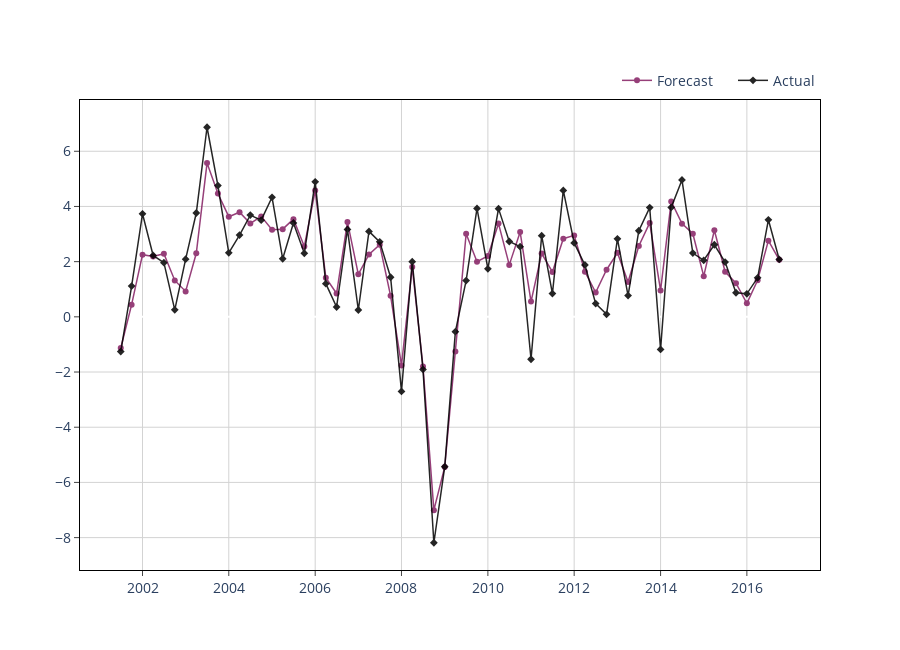

Source (notebook cell):
### Code cell
from sklearn.linear_model import ElasticNet
from sklearn.model_selection import GridSearchCV

# model = ElasticNet()

param_grid = {
    'alpha': [0.0001, 0.001, 0.01, 0.1, 1.0],  # Regularization strength
    'l1_ratio': [0, 0.1, 0.3, 0.5, 0.7, 0.9, 1.0]  # The balance between L1 and L2 regularization (Lasso and Ridge)
}

grid_search = GridSearchCV(estimator=ElasticNet(random_state=42), param_grid=param_grid, cv=5, scoring='neg_mean_squared_error', n_jobs=-1)
grid_search.fit(X_train_scaled, y_train)

print("Best hyperparameters:", grid_search.best_params_)
model = grid_search.best_estimator_


model.fit(X_train_scaled, y_train)
train_preds = pd.DataFrame.from_dict({
    "date": X_train_scaled.index,
    "predictions": model.predict(X_train_scaled),
    "actuals": y_train[target_col_name].values
})

# plt.plot(train_preds.date, train_preds.actuals, label="actual") 
# plt.plot(train_preds.date, train_preds.predictions, label="predictions")
# plt.legend();
plot_prediction(dt=train_preds.date, y_pred=train_preds.predictions, y_actual=train_preds.actuals, mode = "lines+markers", legend_position=(1, 1.075))

predictions.append(model.predict(X_test_scaled)[0])
print(predictions[-1])
